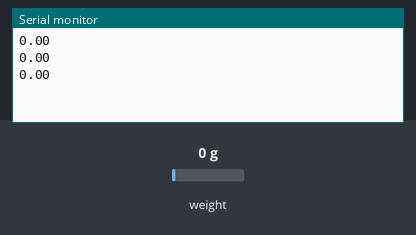
Bench run of a sketch on a simulated Arduino Uno, built with avr-gcc and run on an emulated ATmega328P. Parts: the last lines printed to the serial monitor. The inputs (shaded band) are chosen by the test bench; at power-on: weight on the scale 0 g.

Above: at 1.5 s.
1.6 s: weight on the scale set to 100 g
At 2.4 s:
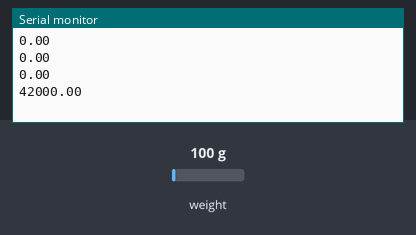
3.1 s: weight on the scale set to 1250 g
At 3.6 s:
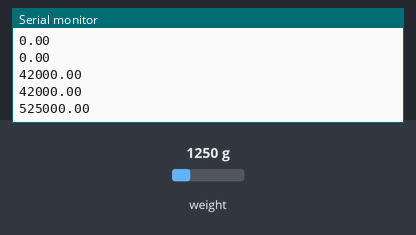
Timing chart, 0 to 6.1 s (numbered marks = the images above; inputs shaded):
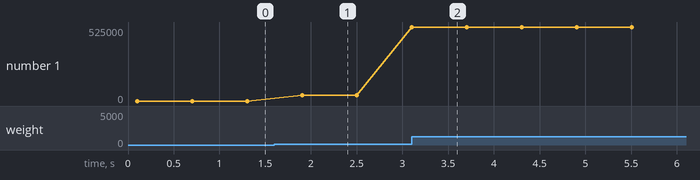

The sketch:

pressure_sensor.ino
```cpp
// as of 2/18 - needs calibration, not currently working
#include "HX711.h"

#define DT 3  // Connect to DT pin on HX711
#define SCK 2 // Connect to SCK pin on HX711

HX711 scale;

void setup() {
    Serial.begin(9600);
    scale.begin(DT, SCK);
}

void loop() {
    Serial.println(scale.get_units(), 2); // Display weight
    delay(500);
}
```

Measured:
- after the input at 1.6 s, the serial monitor: prints a new line after 0.30 s (image 1)
- after the input at 3.1 s, the serial monitor: prints a new line at once (image 2)
- plotted number 1: 0 → 42000 after the input at 1.6 s, 42000 → 525000 after the input at 3.1 s
